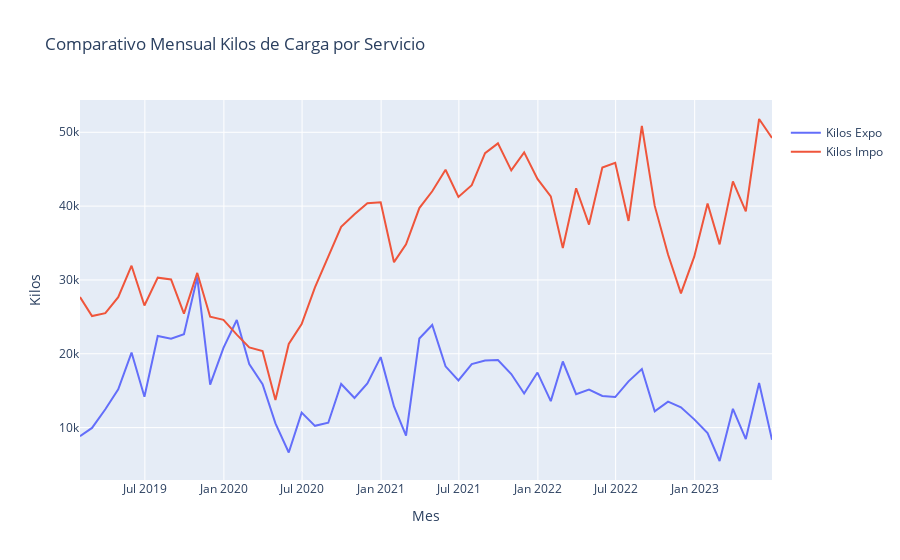

Notebook cell for this chart:
### Code cell
df_mensual_comparativo= df_guias_expo_group_mensual[['Guias_Peso']].loc[:'2023-06-30']
df_mensual_comparativo[['Kilos Impo']]= df_guias_impo_group_mensual[['Guias_Peso']].loc[:'2023-06-30']
df_mensual_comparativo.rename(columns={'Guias_Peso': 'Kilos Expo'}, inplace=True)

fig = px.line(df_mensual_comparativo, x=df_mensual_comparativo.index, y=df_mensual_comparativo.columns,
              #width=800, height=400,
              title='Comparativo Mensual Kilos de Carga por Servicio', 
              labels={
                     "Guias_Fecha": "Mes",
                     "value": "Kilos",
                     "variable": ' '
                 })

fig.show()
